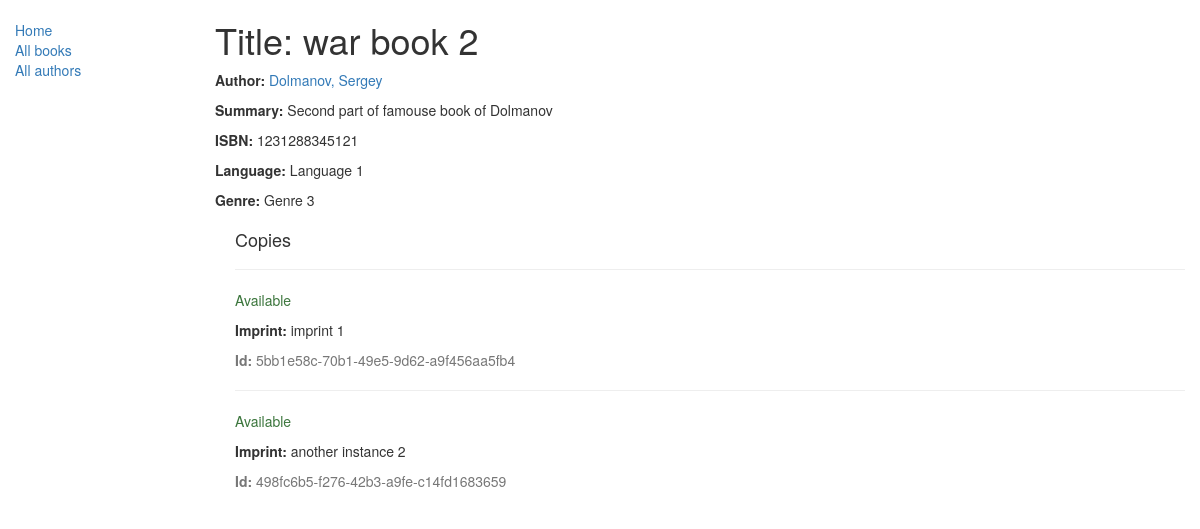
Page /catalog/book/5 on the committed database.
### catalog/models.py (models this page shows, shortened)
class Book(models.Model):
    title = models.CharField(max_length=200)
    author = models.ForeignKey('Author', on_delete=models.SET_NULL, null=True)
    summary = models.TextField(max_length=1000, help_text="Enter a brief description of the book")
    isbn = models.CharField('ISBN', max_length=13,
                            help_text='13 Character <a href="https://www.isbn-international.org/content/what-isbn">ISBN number</a>')
    genre = models.ManyToManyField(Genre, help_text="Select a genre for this book")
    language = models.ForeignKey('Language', on_delete=models.SET_NULL, null=True)
    def display_genre(self):
        """
          Creates a string for the Genre. This is required to display genre in Admin.
        """
        return ', '.join([genre.name for genre in self.genre.all()[:3]])
    display_genre.short_description = 'Genre'

class Author(models.Model):
    first_name = models.CharField(max_length=100)
    last_name = models.CharField(max_length=100)
    date_of_birth = models.DateField(null=True, blank=True)
    date_of_death = models.DateField('Died', null=True, blank=True)
    def __str__(self):
        return '%s, %s' % (self.last_name, self.first_name)

class Language(models.Model):
    name = models.CharField(max_length=200,
                            help_text="Enter the book's natural language (e.g. English, French, Japanese etc.)")
    def __str__(self):
        return self.name

class Genre(models.Model):
    name = models.CharField(max_length=200, help_text="Enter a book genre (e.g. Science Fiction, French Poetry etc.)")
    def __str__(self):
        return self.name

class BookInstance(models.Model):
    id = models.UUIDField(primary_key=True, default=uuid.uuid4,
                          help_text="Unique ID for this particular book across whole library")
    book = models.ForeignKey('Book', on_delete=models.SET_NULL, null=True)
    imprint = models.CharField(max_length=200)
    due_back = models.DateField(null=True, blank=True)
    LOAN_STATUS = (
        ('m', 'Maintenance'),
        ('o', 'On loan'),
        ('a', 'Available'),
        ('r', 'Reserved'),
    )
    status = models.CharField(max_length=1, choices=LOAN_STATUS, blank=True, default='m', help_text='Book availability')
    class Meta:
        ordering = ["due_back"]

### catalog/views.py (the view)
# urls.py: re_path(r'^book/(?P<pk>\d+)$', views.BookDetailView.as_view(), name='book-detail'),
class BookDetailView(generic.DetailView):
    model = Book

### catalog/templates/catalog/book_detail.html (shortened to what this page needs)
{% extends "base_generic.html" %}
{% block content %}
  <h1>Title: {{ book.title }}</h1>
  <p><strong>Author:</strong> <a href="">{{ book.author }}</a></p>
  <p><strong>Summary:</strong> {{ book.summary }}</p>
  <p><strong>ISBN:</strong> {{ book.isbn }}</p>
  <p><strong>Language:</strong> {{ book.language }}</p>
  <p><strong>Genre:</strong> {% for genre in book.genre.all %} {{ genre }}{% if not forloop.last %}, {% endif %}{% endfor %}</p>
  <div style="margin-left:20px;margin-top:20px">
    <h4>Copies</h4>
    {% for copy in book.bookinstance_set.all %}
    <hr>
    <p class="{% if copy.status == 'a' %}text-success{% elif copy.status == 'd' %}text-danger{% else %}text-warning{% endif %}">{{ copy.get_status_display }}</p>
    <p><strong>Imprint:</strong> {{copy.imprint}}</p>
    <p class="text-muted"><strong>Id:</strong> {{copy.id}}</p>
    {% endfor %}
  </div>
{% endblock %}

### rows in the picture
Book: title "war book 2", author "Dolmanov, Sergey", summary "Second part of famouse book of Dolmanov", isbn "1231288345121", language "Language 1"
Genre: name "Genre 3"
BookInstance: status "Available", imprint "imprint 1", id "5bb1e58c-70b1-49e5-9d62-a9f456aa5fb4"
BookInstance: status "Available", imprint "another instance 2", id "498fc6b5-f276-42b3-a9fe-c14fd1683659"
